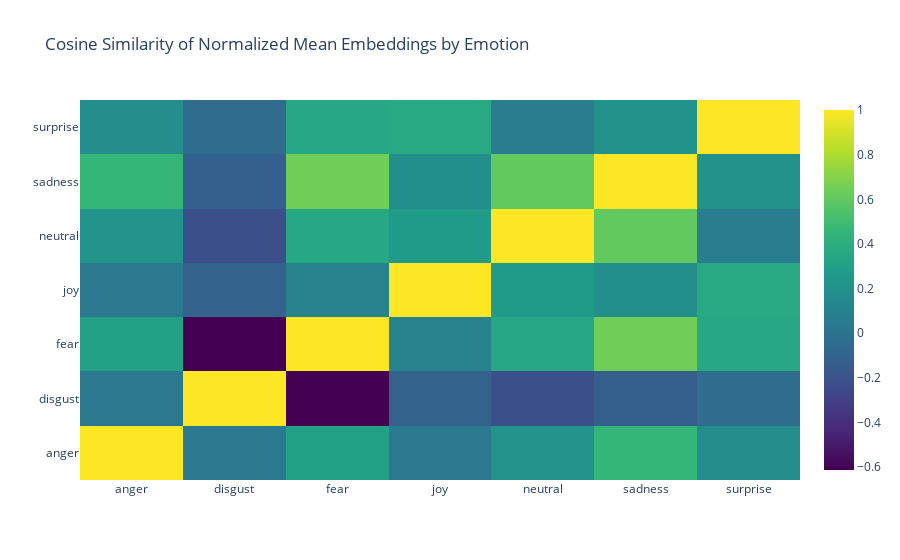

The notebook cell saved with this chart:
### Code cell
# Create a list of emotions
emotion_classes = list(filtered_mean_embeddings2.keys())

# Convert the mean embeddings to a numpy array for similarity computation
mean_embedding_matrix2 = np.array([filtered_mean_embeddings2[emotion] for emotion in emotion_classes])

# Compute the cosine similarity matrix
similarity_matrix2 = cosine_similarity(mean_embedding_matrix2)

# Create a heatmap using Plotly
fig = go.Figure(data=go.Heatmap(
    z=similarity_matrix2,
    x=emotion_classes,
    y=emotion_classes,
    colorscale='Viridis'
))

# Update the layout for better readability
fig.update_layout(
    title='Cosine Similarity of Normalized Mean Embeddings by Emotion',
    xaxis_nticks=36,
    yaxis_nticks=36
)

# Show the figure
fig.show()

### Figure 1 — Plotly figure (JSON) as saved in the notebook; plotly's stock layout.template omitted (floating-point values rounded to 4 significant figures)
{"data": [{"colorscale": [[0, "#440154"], [0.1111, "#482878"], [0.2222, "#3e4989"], [0.3333, "#31688e"], [0.4444, "#26828e"], [0.5556, "#1f9e89"], [0.6667, "#35b779"], [0.7778, "#6ece58"], [0.8889, "#b5de2b"], [1, "#fde725"]], "type": "heatmap", "x": ["anger", "disgust", "fear", "joy", "neutral", "sadness", "surprise"], "y": ["anger", "disgust", "fear", "joy", "neutral", "sadness", "surprise"], "z": [[1.0, 0.045, 0.3071, 0.03884, 0.2189, 0.4582, 0.1828], [0.045, 1.0, -0.6126, -0.1052, -0.2137, -0.1227, -0.0475], [0.3071, -0.6126, 1.0, 0.1097, 0.3496, 0.6426, 0.3502], [0.03884, -0.1052, 0.1097, 1.0, 0.2619, 0.1842, 0.353], [0.2189, -0.2137, 0.3496, 0.2619, 1.0, 0.6046, 0.06695], [0.4582, -0.1227, 0.6426, 0.1842, 0.6046, 1.0, 0.2102], [0.1828, -0.0475, 0.3502, 0.353, 0.06695, 0.2102, 1.0]]}], "layout": {"title": {"text": "Cosine Similarity of Normalized Mean Embeddings by Emotion"}, "xaxis": {"nticks": 36}, "yaxis": {"nticks": 36}}}
